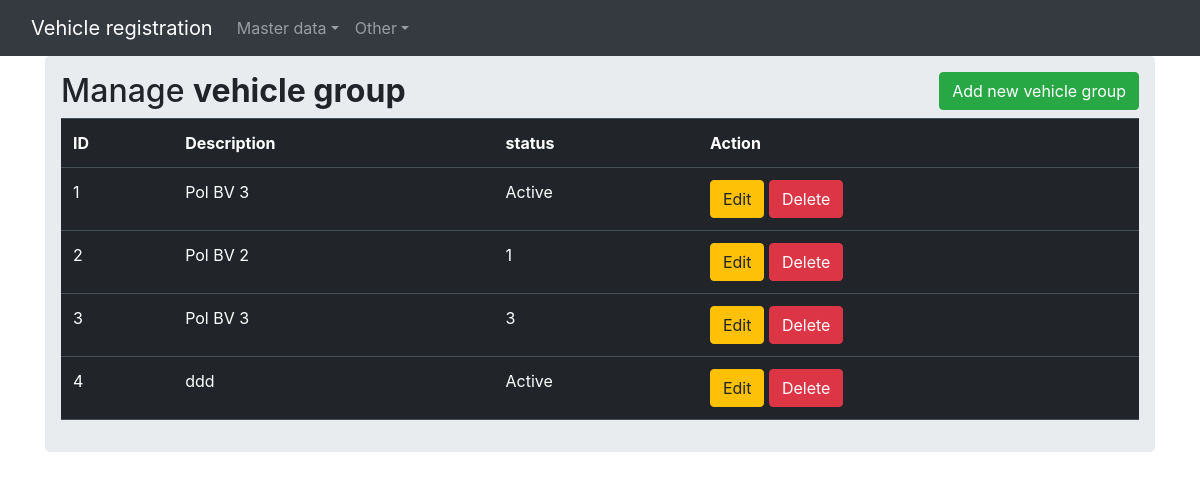
/vehicle_groupselect, run on an earlier commit of the app's database.
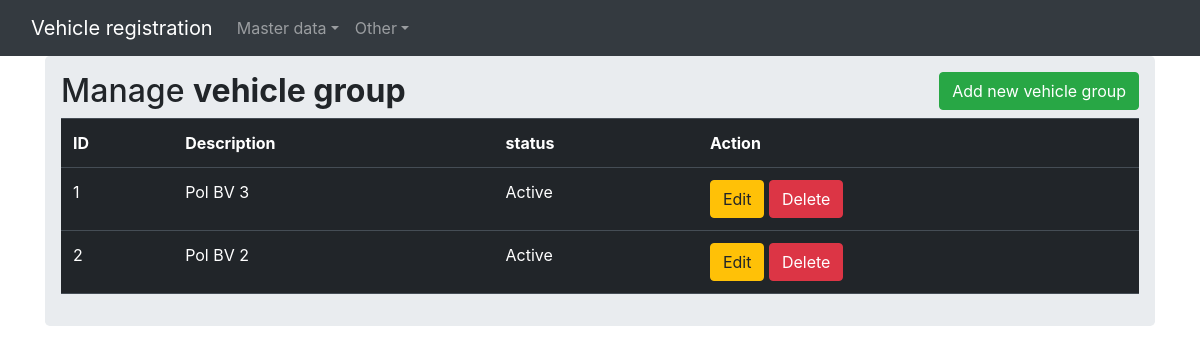
And on a later commit of the database.
### models.py (models this page shows)
class vehicle_group(db.Model):
    vehicle_groupid = db.Column(db.Integer, primary_key=True)
    vehicle_groupdescription = db.Column(db.String(10000))
    vehicle_groupstatus = db.Column(db.String(10000))

### views.py (the view)
@views.route('/vehicle_groupselect')
def indexgroup():
    vehiclegroupdata = vehicle_group.query.all()
    return render_template("vehicle_group.html",vehicles_group = vehiclegroupdata)

### templates/vehicle_group.html (shortened to what this page needs)
{% include 'header.html' %}
<head>
   <link rel="stylesheet" href="https://stackpath.bootstrapcdn.com/bootstrap/4.4.1/css/bootstrap.min.css">
</head>
{% block body %}
<div class="container">
    <div class="row">
        <div class="col md-12">
            <div class="jumbotron p-3">
                <h2>Manage <b>vehicle group </b>  <button type="button"  class="btn btn-success float-right"
                data-toggle="modal" data-target="#mymodal">Add new vehicle group</button> </h2>
                <table class="table table-hover table-dark">
                    <tr>
                        <th>ID</th>
                        <th>Description</th>
                        <th>status</th>
                        <th>Action</th>
                    </tr>
                   {% for row in vehicles_group %}
                    <tr>
                        <td>{{row.vehicle_groupid}}</td>
                        <td>{{row.vehicle_groupdescription}}</td>
                        <td>{{row.vehicle_groupstatus}}</td>
                        <td>
                            <a href="/update/{{row.vehicle_groupid}}" class="btn btn-warning btn-xs" data-toggle="modal" data-target="#modaledit{{row.vehicle_groupid}}">Edit</a>
                            <a href="/deletegroup/{{row.vehicle_groupid}}" class="btn btn-danger btn-xs" onclick="return confirm('Are You Sure To Delete ?')">Delete</a>
                        </td>
                    </tr>
                    {% endfor %}
                </table>
            </div>
        </div>
    </div>
</div>
{% endblock %}

What changed in the data, as far as the page shows it:
removed vehicle_group: vehicle_groupid "3", vehicle_groupdescription "Pol BV 3", vehicle_groupstatus "3"
removed vehicle_group: vehicle_groupid "4", vehicle_groupdescription "ddd", vehicle_groupstatus "Active"
changed vehicle_group "Pol BV 2": vehicle_groupstatus "1" → "Active"
